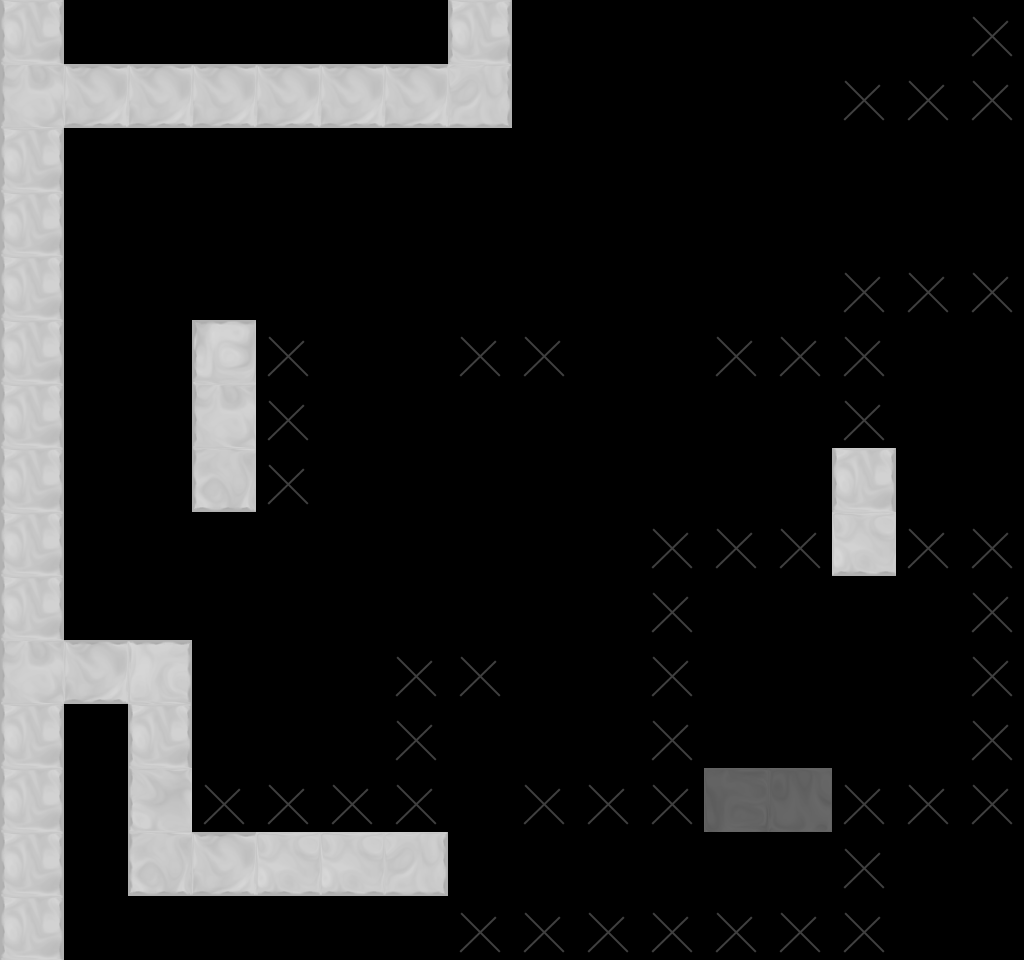

Below is a game level as drawn by its tile map, then a one-line description and the .tmx file that defines it, in full:
An orthogonal 16x15 tile map with 64x64 px tiles, 2 tile layers (backTile, tile), 5 tilesets and 4 objects (2x ShooterBlue, Portal, Exit).

<map version="1.0" orientation="orthogonal" width="16" height="15" tilewidth="64" tileheight="64">
 <properties>
  <property name="bg" value="bg_white" />
  <property name="bgParallaxX" value=".3" />
  <property name="bgParallaxY" value=".3" />
  <property name="music" value="level_white" />
 </properties>
 <tileset firstgid="1" source="tiles/black_tiles.tsx" />
 <tileset firstgid="50" source="tiles/white_tiles.tsx" />
 <tileset firstgid="99" source="tiles/mixed_tiles.tsx" />
 <tileset firstgid="211" source="tiles/glass_tiles.tsx" />
 <tileset firstgid="260" source="tiles/novis_editor.tsx" />
 <layer name="backTile" width="16" height="15" opacity="0.49">
  <data encoding="csv">
0,0,0,0,0,0,0,0,0,0,0,0,0,0,0,0,
0,0,0,0,0,0,0,0,0,0,0,0,0,0,0,0,
0,0,0,0,0,0,0,0,0,0,0,0,0,0,0,0,
0,0,0,0,0,0,0,0,0,0,0,0,0,0,0,0,
0,0,0,0,0,0,0,0,0,0,0,0,0,0,0,0,
0,0,0,0,0,0,0,0,0,0,0,0,0,0,0,0,
0,0,0,0,0,0,0,0,0,0,0,0,0,0,0,0,
0,0,0,0,0,0,0,0,0,0,0,0,0,0,0,0,
0,0,0,0,0,0,0,0,0,0,0,0,0,0,0,0,
0,0,0,0,0,0,0,0,0,0,0,0,0,0,0,0,
0,0,0,0,0,0,0,0,0,0,0,0,0,0,0,0,
0,0,0,0,0,0,0,0,0,0,0,0,0,0,0,0,
0,0,0,0,0,0,0,0,0,0,0,51,53,0,0,0,
0,0,0,0,0,0,0,0,0,0,0,0,0,0,0,0,
0,0,0,0,0,0,0,0,0,0,0,0,0,0,0,0
</data>
 </layer>
 <objectgroup name="obj" width="16" height="15">
  <object type="Portal" x="864" y="640" width="64" height="64">
   <properties>
    <property name="mapTo" value="whiteAreaBuffer" />
    <property name="right" value="false" />
   </properties>
   <ellipse />
  </object>
  <object type="Exit" x="960" y="128" width="64" height="128">
   <properties>
    <property name="mapTo" value="whiteArea2" />
   </properties>
  </object>
  <object type="ShooterBlue" x="512" y="64">
   <properties>
    <property name="type" value="thick" />
   </properties>
   <polyline points="0,0 328,32" />
  </object>
  <object type="ShooterBlue" x="832" y="480">
   <properties>
    <property name="type" value="thick" />
   </properties>
   <polyline points="0,0 -512,-64" />
  </object>
 </objectgroup>
 <layer name="tile" width="16" height="15">
  <data encoding="csv">
93,0,0,0,0,0,0,93,0,0,0,0,0,0,0,260,
72,94,94,94,94,94,94,81,0,0,0,0,0,260,260,260,
93,0,0,0,0,0,0,0,0,0,0,0,0,0,0,0,
93,0,0,0,0,0,0,0,0,0,0,0,0,0,0,0,
93,0,0,0,0,0,0,0,0,0,0,0,0,260,260,260,
93,0,0,58,260,0,0,260,260,0,0,260,260,260,0,0,
93,0,0,72,260,0,0,0,0,0,0,0,0,260,0,0,
93,0,0,86,260,0,0,0,0,0,0,0,0,93,0,0,
93,0,0,0,0,0,0,0,0,0,260,260,260,80,260,260,
93,0,0,0,0,0,0,0,0,0,260,0,0,0,0,260,
72,94,67,0,0,0,260,260,0,0,260,0,0,0,0,260,
93,0,93,0,0,0,260,0,0,0,260,0,0,0,0,260,
93,0,71,260,260,260,260,0,260,260,260,0,0,260,260,260,
93,0,86,94,80,80,81,0,0,0,0,0,0,260,0,0,
93,0,0,0,0,0,0,260,260,260,260,260,260,260,0,0
</data>
 </layer>
 <objectgroup name="front" width="16" height="15" />
</map>
